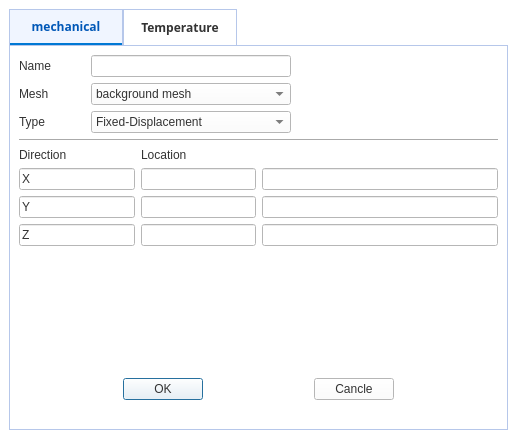
<?xml version="1.0" encoding="UTF-8"?>
<ui version="4.0">
 <class>BoundaryDlg</class>
 <widget class="QDialog" name="BoundaryDlg">
  <property name="geometry">
   <rect>
    <x>0</x>
    <y>0</y>
    <width>517</width>
    <height>439</height>
   </rect>
  </property>
  <property name="windowTitle">
   <string>Dialog</string>
  </property>
  <property name="styleSheet">
   <string notr="true">background-color: rgb(255, 255, 255);</string>
  </property>
  <layout class="QVBoxLayout" name="verticalLayout_4">
   <property name="spacing">
    <number>0</number>
   </property>
   <property name="leftMargin">
    <number>0</number>
   </property>
   <property name="topMargin">
    <number>0</number>
   </property>
   <property name="rightMargin">
    <number>0</number>
   </property>
   <property name="bottomMargin">
    <number>0</number>
   </property>
   <item>
    <widget class="QWidget" name="mainContainer" native="true">
     <property name="styleSheet">
      <string notr="true">color: #333333;
font: 700 9pt &quot;Yu Gothic&quot;;</string>
     </property>
     <layout class="QVBoxLayout" name="verticalLayout_2">
      <item>
       <widget class="QTabWidget" name="tabWidget">
        <property name="font">
         <font>
          <family>Yu Gothic</family>
          <pointsize>9</pointsize>
          <italic>false</italic>
          <bold>true</bold>
         </font>
        </property>
        <property name="styleSheet">
         <string notr="true">QTabWidget::pane {
    border: 1px solid #b6c7ea;
    background: #f5f5f5;
}


QTabBar::tab {
    background: white;
    color: #333333;
    padding: 8px 16px;
    margin: 0px;
    font-size: 9pt;
    font-family: &quot;Yu Gothic&quot;, &quot;Segoe UI&quot;;
    border: 1px solid #b6c7ea;
    border-bottom: 1px solid transparent;
    min-width: 80px;
    text-align: center;
}

QTabBar::tab:selected {
    background: #f0f5ff;
    color: #0057b7;
    font-weight: bold;
    border-bottom: 2px solid #0078d4;
}

QTabBar::tab:hover {
    background: #f8f8f8;
    color: #222222;
}

QTabBar::tab:selected:hover {
    background: #e6f0ff;
}</string>
        </property>
        <property name="currentIndex">
         <number>0</number>
        </property>
        <widget class="QWidget" name="tab">
         <attribute name="title">
          <string>mechanical</string>
         </attribute>
         <layout class="QVBoxLayout" name="verticalLayout_8">
          <item>
           <layout class="QVBoxLayout" name="verticalLayout_7">
            <item>
             <layout class="QHBoxLayout" name="horizontalLayout_4">
              <item>
               <layout class="QVBoxLayout" name="verticalLayout">
                <property name="spacing">
                 <number>6</number>
                </property>
                <item>
                 <layout class="QHBoxLayout" name="horizontalLayout_14">
                  <property name="spacing">
                   <number>40</number>
                  </property>
                  <item>
                   <widget class="QLabel" name="label_11">
                    <property name="text">
                     <string>Name</string>
                    </property>
                   </widget>
                  </item>
                  <item>
                   <widget class="QLineEdit" name="lineEdit_name">
                    <property name="minimumSize">
                     <size>
                      <width>200</width>
                      <height>0</height>
                     </size>
                    </property>
                    <property name="maximumSize">
                     <size>
                      <width>200</width>
                      <height>16777215</height>
                     </size>
                    </property>
                   </widget>
                  </item>
                 </layout>
                </item>
                <item>
                 <layout class="QHBoxLayout" name="horizontalLayout_6">
                  <item>
                   <widget class="QLabel" name="label_6">
                    <property name="text">
                     <string>Mesh</string>
                    </property>
                   </widget>
                  </item>
                  <item>
                   <widget class="QComboBox" name="comboBox_type_2">
                    <property name="minimumSize">
                     <size>
                      <width>200</width>
                      <height>0</height>
                     </size>
                    </property>
                    <property name="maximumSize">
                     <size>
                      <width>200</width>
                      <height>16777215</height>
                     </size>
                    </property>
                    <item>
                     <property name="text">
                      <string>background mesh</string>
                     </property>
                    </item>
                   </widget>
                  </item>
                 </layout>
                </item>
                <item>
                 <layout class="QHBoxLayout" name="horizontalLayout_3">
                  <item>
                   <widget class="QLabel" name="label_3">
                    <property name="text">
                     <string>Type</string>
                    </property>
                   </widget>
                  </item>
                  <item>
                   <widget class="QComboBox" name="comboBox_type">
                    <property name="minimumSize">
                     <size>
                      <width>200</width>
                      <height>0</height>
                     </size>
                    </property>
                    <property name="maximumSize">
                     <size>
                      <width>200</width>
                      <height>16777215</height>
                     </size>
                    </property>
                    <item>
                     <property name="text">
                      <string>Fixed-Displacement</string>
                     </property>
                    </item>
                    <item>
                     <property name="text">
                      <string>Zero-Velocity</string>
                     </property>
                    </item>
                   </widget>
                  </item>
                 </layout>
                </item>
               </layout>
              </item>
              <item>
               <spacer name="horizontalSpacer">
                <property name="orientation">
                 <enum>Qt::Horizontal</enum>
                </property>
                <property name="sizeHint" stdset="0">
                 <size>
                  <width>40</width>
                  <height>20</height>
                 </size>
                </property>
               </spacer>
              </item>
             </layout>
            </item>
            <item>
             <widget class="Line" name="line">
              <property name="orientation">
               <enum>Qt::Horizontal</enum>
              </property>
             </widget>
            </item>
            <item>
             <layout class="QHBoxLayout" name="horizontalLayout_2">
              <item>
               <layout class="QHBoxLayout" name="horizontalLayout">
                <item>
                 <layout class="QVBoxLayout" name="verticalLayout_3">
                  <property name="spacing">
                   <number>6</number>
                  </property>
                  <item>
                   <widget class="QLabel" name="label">
                    <property name="maximumSize">
                     <size>
                      <width>16777215</width>
                      <height>20</height>
                     </size>
                    </property>
                    <property name="text">
                     <string>Direction</string>
                    </property>
                   </widget>
                  </item>
                  <item>
                   <widget class="QLineEdit" name="lineEdit_x">
                    <property name="text">
                     <string>X</string>
                    </property>
                   </widget>
                  </item>
                  <item>
                   <widget class="QLineEdit" name="lineEdit_y">
                    <property name="text">
                     <string>Y</string>
                    </property>
                   </widget>
                  </item>
                  <item>
                   <widget class="QLineEdit" name="lineEdit_z">
                    <property name="text">
                     <string>Z</string>
                    </property>
                   </widget>
                  </item>
                 </layout>
                </item>
                <item>
                 <layout class="QVBoxLayout" name="verticalLayout_5">
                  <item>
                   <widget class="QLabel" name="label_4">
                    <property name="maximumSize">
                     <size>
                      <width>16777215</width>
                      <height>20</height>
                     </size>
                    </property>
                    <property name="text">
                     <string>Location</string>
                    </property>
                   </widget>
                  </item>
                  <item>
                   <widget class="QLineEdit" name="lineEdit_xmin"/>
                  </item>
                  <item>
                   <widget class="QLineEdit" name="lineEdit_ymin"/>
                  </item>
                  <item>
                   <widget class="QLineEdit" name="lineEdit_zmin"/>
                  </item>
                 </layout>
                </item>
               </layout>
              </item>
              <item>
               <layout class="QVBoxLayout" name="verticalLayout_6">
                <property name="spacing">
                 <number>6</number>
                </property>
                <item>
                 <widget class="QLabel" name="label_5">
                  <property name="maximumSize">
                   <size>
                    <width>16777215</width>
                    <height>20</height>
                   </size>
                  </property>
                  <property name="text">
                   <string/>
                  </property>
                 </widget>
                </item>
                <item>
                 <widget class="QLineEdit" name="lineEdit_xmax"/>
                </item>
                <item>
                 <widget class="QLineEdit" name="lineEdit_ymax"/>
                </item>
                <item>
                 <widget class="QLineEdit" name="lineEdit_zmax"/>
                </item>
               </layout>
              </item>
             </layout>
            </item>
            <item>
             <spacer name="verticalSpacer">
              <property name="orientation">
               <enum>Qt::Vertical</enum>
              </property>
              <property name="sizeHint" stdset="0">
               <size>
                <width>20</width>
                <height>40</height>
               </size>
              </property>
             </spacer>
            </item>
            <item>
             <layout class="QHBoxLayout" name="horizontalLayout_5">
              <property name="bottomMargin">
               <number>20</number>
              </property>
              <item>
               <spacer name="horizontalSpacer_2">
                <property name="orientation">
                 <enum>Qt::Horizontal</enum>
                </property>
                <property name="sizeHint" stdset="0">
                 <size>
                  <width>40</width>
                  <height>20</height>
                 </size>
                </property>
               </spacer>
              </item>
              <item>
               <widget class="QPushButton" name="pushButton_OK_mechanical">
                <property name="text">
                 <string>OK</string>
                </property>
               </widget>
              </item>
              <item>
               <spacer name="horizontalSpacer_3">
                <property name="orientation">
                 <enum>Qt::Horizontal</enum>
                </property>
                <property name="sizeHint" stdset="0">
                 <size>
                  <width>40</width>
                  <height>20</height>
                 </size>
                </property>
               </spacer>
              </item>
              <item>
               <widget class="QPushButton" name="pushButton_cancle">
                <property name="text">
                 <string>Cancle</string>
                </property>
               </widget>
              </item>
              <item>
               <spacer name="horizontalSpacer_4">
                <property name="orientation">
                 <enum>Qt::Horizontal</enum>
                </property>
                <property name="sizeHint" stdset="0">
                 <size>
                  <width>40</width>
                  <height>20</height>
                 </size>
                </property>
               </spacer>
              </item>
             </layout>
            </item>
           </layout>
          </item>
         </layout>
        </widget>
        <widget class="QWidget" name="tab_2">
         <attribute name="title">
          <string>Temperature</string>
         </attribute>
         <layout class="QVBoxLayout" name="verticalLayout_23">
          <item>
           <layout class="QVBoxLayout" name="verticalLayout_22" stretch="1,0">
            <item>
             <layout class="QVBoxLayout" name="verticalLayout_21" stretch="0,1,0">
              <property name="spacing">
               <number>0</number>
              </property>
              <item>
               <layout class="QVBoxLayout" name="verticalLayout_10">
                <property name="spacing">
                 <number>10</number>
                </property>
                <item>
                 <layout class="QHBoxLayout" name="horizontalLayout_15">
                  <property name="spacing">
                   <number>30</number>
                  </property>
                  <property name="bottomMargin">
                   <number>2</number>
                  </property>
                  <item>
                   <widget class="QLabel" name="label_12">
                    <property name="minimumSize">
                     <size>
                      <width>70</width>
                      <height>0</height>
                     </size>
                    </property>
                    <property name="maximumSize">
                     <size>
                      <width>70</width>
                      <height>16777215</height>
                     </size>
                    </property>
                    <property name="text">
                     <string>Name</string>
                    </property>
                   </widget>
                  </item>
                  <item>
                   <widget class="QLineEdit" name="lineEdit_name_2">
                    <property name="minimumSize">
                     <size>
                      <width>200</width>
                      <height>0</height>
                     </size>
                    </property>
                    <property name="maximumSize">
                     <size>
                      <width>200</width>
                      <height>16777215</height>
                     </size>
                    </property>
                   </widget>
                  </item>
                  <item>
                   <spacer name="horizontalSpacer_12">
                    <property name="orientation">
                     <enum>Qt::Horizontal</enum>
                    </property>
                    <property name="sizeHint" stdset="0">
                     <size>
                      <width>40</width>
                      <height>20</height>
                     </size>
                    </property>
                   </spacer>
                  </item>
                 </layout>
                </item>
               </layout>
              </item>
              <item>
               <widget class="Line" name="line_3">
                <property name="orientation">
                 <enum>Qt::Horizontal</enum>
                </property>
               </widget>
              </item>
              <item>
               <layout class="QVBoxLayout" name="verticalLayout_20" stretch="0,1">
                <item>
                 <layout class="QHBoxLayout" name="horizontalLayout_13">
                  <property name="spacing">
                   <number>30</number>
                  </property>
                  <property name="bottomMargin">
                   <number>0</number>
                  </property>
                  <item>
                   <widget class="QLabel" name="label_15">
                    <property name="minimumSize">
                     <size>
                      <width>50</width>
                      <height>0</height>
                     </size>
                    </property>
                    <property name="maximumSize">
                     <size>
                      <width>50</width>
                      <height>16777215</height>
                     </size>
                    </property>
                    <property name="text">
                     <string/>
                    </property>
                   </widget>
                  </item>
                  <item>
                   <widget class="QLabel" name="label_16">
                    <property name="minimumSize">
                     <size>
                      <width>120</width>
                      <height>0</height>
                     </size>
                    </property>
                    <property name="maximumSize">
                     <size>
                      <width>120</width>
                      <height>16777215</height>
                     </size>
                    </property>
                    <property name="text">
                     <string>Boundary Type</string>
                    </property>
                   </widget>
                  </item>
                  <item>
                   <widget class="QLabel" name="label_17">
                    <property name="minimumSize">
                     <size>
                      <width>100</width>
                      <height>0</height>
                     </size>
                    </property>
                    <property name="maximumSize">
                     <size>
                      <width>100</width>
                      <height>16777215</height>
                     </size>
                    </property>
                    <property name="text">
                     <string>Value</string>
                    </property>
                   </widget>
                  </item>
                 </layout>
                </item>
                <item>
                 <layout class="QVBoxLayout" name="verticalLayout_19">
                  <property name="spacing">
                   <number>15</number>
                  </property>
                  <item>
                   <layout class="QHBoxLayout" name="horizontalLayout_18">
                    <property name="spacing">
                     <number>30</number>
                    </property>
                    <item>
                     <widget class="QLabel" name="label_7">
                      <property name="minimumSize">
                       <size>
                        <width>50</width>
                        <height>0</height>
                       </size>
                      </property>
                      <property name="maximumSize">
                       <size>
                        <width>50</width>
                        <height>16777215</height>
                       </size>
                      </property>
                      <property name="text">
                       <string>Xmin</string>
                      </property>
                     </widget>
                    </item>
                    <item>
                     <widget class="QComboBox" name="comboBox_xmin">
                      <property name="minimumSize">
                       <size>
                        <width>120</width>
                        <height>0</height>
                       </size>
                      </property>
                      <property name="maximumSize">
                       <size>
                        <width>120</width>
                        <height>16777215</height>
                       </size>
                      </property>
                      <item>
                       <property name="text">
                        <string>zero_gradient</string>
                       </property>
                      </item>
                      <item>
                       <property name="text">
                        <string>fixed_value</string>
                       </property>
                      </item>
                     </widget>
                    </item>
                    <item>
                     <widget class="QLineEdit" name="lineEdit_xmin_value">
                      <property name="minimumSize">
                       <size>
                        <width>100</width>
                        <height>0</height>
                       </size>
                      </property>
                      <property name="maximumSize">
                       <size>
                        <width>100</width>
                        <height>16777215</height>
                       </size>
                      </property>
                     </widget>
                    </item>
                   </layout>
                  </item>
                  <item>
                   <layout class="QHBoxLayout" name="horizontalLayout_19">
                    <property name="spacing">
                     <number>30</number>
                    </property>
                    <item>
                     <widget class="QLabel" name="label_8">
                      <property name="minimumSize">
                       <size>
                        <width>50</width>
                        <height>0</height>
                       </size>
                      </property>
                      <property name="maximumSize">
                       <size>
                        <width>50</width>
                        <height>16777215</height>
                       </size>
                      </property>
                      <property name="text">
                       <string>Xmax</string>
                      </property>
                     </widget>
                    </item>
                    <item>
                     <widget class="QComboBox" name="comboBox_xmax">
                      <property name="minimumSize">
                       <size>
                        <width>120</width>
                        <height>0</height>
                       </size>
                      </property>
                      <property name="maximumSize">
                       <size>
                        <width>120</width>
                        <height>16777215</height>
                       </size>
                      </property>
                      <item>
                       <property name="text">
                        <string>zero_gradient</string>
                       </property>
                      </item>
                      <item>
                       <property name="text">
                        <string>fixed_value</string>
                       </property>
                      </item>
                     </widget>
                    </item>
                    <item>
                     <widget class="QLineEdit" name="lineEdit_xmax_value">
                      <property name="minimumSize">
                       <size>
                        <width>100</width>
                        <height>0</height>
                       </size>
                      </property>
                      <property name="maximumSize">
                       <size>
                        <width>100</width>
                        <height>16777215</height>
                       </size>
                      </property>
                     </widget>
                    </item>
                   </layout>
                  </item>
                  <item>
                   <layout class="QHBoxLayout" name="horizontalLayout_20">
                    <property name="spacing">
                     <number>30</number>
                    </property>
                    <item>
                     <widget class="QLabel" name="label_9">
                      <property name="minimumSize">
                       <size>
                        <width>50</width>
                        <height>0</height>
                       </size>
                      </property>
                      <property name="maximumSize">
                       <size>
                        <width>50</width>
                        <height>16777215</height>
                       </size>
                      </property>
                      <property name="text">
                       <string>Ymin</string>
                      </property>
                     </widget>
                    </item>
                    <item>
                     <widget class="QComboBox" name="comboBox_ymin">
                      <property name="minimumSize">
                       <size>
                        <width>120</width>
                        <height>0</height>
                       </size>
                      </property>
                      <property name="maximumSize">
                       <size>
                        <width>120</width>
                        <height>16777215</height>
                       </size>
                      </property>
                      <item>
                       <property name="text">
                        <string>zero_gradient</string>
                       </property>
                      </item>
                      <item>
                       <property name="text">
                        <string>fixed_value</string>
                       </property>
                      </item>
                     </widget>
                    </item>
                    <item>
                     <widget class="QLineEdit" name="lineEdit_ymin_value">
                      <property name="minimumSize">
                       <size>
                        <width>100</width>
                        <height>0</height>
                       </size>
                      </property>
                      <property name="maximumSize">
                       <size>
                        <width>100</width>
                        <height>16777215</height>
                       </size>
                      </property>
                     </widget>
                    </item>
                   </layout>
                  </item>
                  <item>
                   <layout class="QHBoxLayout" name="horizontalLayout_21">
                    <property name="spacing">
                     <number>30</number>
                    </property>
                    <item>
                     <widget class="QLabel" name="label_10">
                      <property name="minimumSize">
                       <size>
                        <width>50</width>
                        <height>0</height>
                       </size>
                      </property>
                      <property name="maximumSize">
                       <size>
                        <width>50</width>
                        <height>16777215</height>
                       </size>
                      </property>
                      <property name="text">
                       <string>Ymax</string>
                      </property>
                     </widget>
                    </item>
                    <item>
                     <widget class="QComboBox" name="comboBox_ymax">
                      <property name="minimumSize">
                       <size>
                        <width>120</width>
                        <height>0</height>
                       </size>
                      </property>
                      <property name="maximumSize">
                       <size>
                        <width>120</width>
                        <height>16777215</height>
                       </size>
                      </property>
                      <item>
                       <property name="text">
                        <string>zero_gradient</string>
                       </property>
                      </item>
                      <item>
                       <property name="text">
                        <string>fixed_value</string>
                       </property>
                      </item>
                     </widget>
                    </item>
                    <item>
                     <widget class="QLineEdit" name="lineEdit_ymax_value">
                      <property name="minimumSize">
                       <size>
                        <width>100</width>
                        <height>0</height>
                       </size>
                      </property>
                      <property name="maximumSize">
                       <size>
                        <width>100</width>
                        <height>16777215</height>
                       </size>
                      </property>
                     </widget>
                    </item>
                   </layout>
                  </item>
                  <item>
                   <layout class="QHBoxLayout" name="horizontalLayout_22">
                    <property name="spacing">
                     <number>30</number>
                    </property>
                    <item>
                     <widget class="QLabel" name="label_13">
                      <property name="minimumSize">
                       <size>
                        <width>50</width>
                        <height>0</height>
                       </size>
                      </property>
                      <property name="maximumSize">
                       <size>
                        <width>50</width>
                        <height>16777215</height>
                       </size>
                      </property>
                      <property name="text">
                       <string>Zmin</string>
                      </property>
                     </widget>
                    </item>
                    <item>
                     <widget class="QComboBox" name="comboBox_zmin">
                      <property name="minimumSize">
                       <size>
                        <width>120</width>
                        <height>0</height>
                       </size>
                      </property>
                      <property name="maximumSize">
                       <size>
                        <width>120</width>
                        <height>16777215</height>
                       </size>
                      </property>
                      <item>
                       <property name="text">
                        <string>zero_gradient</string>
                       </property>
                      </item>
                      <item>
                       <property name="text">
                        <string>fixed_value</string>
                       </property>
                      </item>
                     </widget>
                    </item>
                    <item>
                     <widget class="QLineEdit" name="lineEdit_zmin_value">
                      <property name="minimumSize">
                       <size>
                        <width>100</width>
                        <height>0</height>
                       </size>
                      </property>
                      <property name="maximumSize">
                       <size>
                        <width>100</width>
                        <height>16777215</height>
                       </size>
                      </property>
                     </widget>
                    </item>
                   </layout>
                  </item>
                  <item>
                   <layout class="QHBoxLayout" name="horizontalLayout_23">
                    <property name="spacing">
                     <number>30</number>
                    </property>
                    <item>
                     <widget class="QLabel" name="label_14">
                      <property name="minimumSize">
                       <size>
                        <width>50</width>
                        <height>0</height>
                       </size>
                      </property>
                      <property name="maximumSize">
                       <size>
                        <width>50</width>
                        <height>16777215</height>
                       </size>
                      </property>
                      <property name="text">
                       <string>Zmax</string>
                      </property>
                     </widget>
                    </item>
                    <item>
                     <widget class="QComboBox" name="comboBox_zmax">
                      <property name="minimumSize">
                       <size>
                        <width>120</width>
                        <height>0</height>
                       </size>
                      </property>
                      <property name="maximumSize">
                       <size>
                        <width>120</width>
                        <height>16777215</height>
                       </size>
                      </property>
                      <item>
                       <property name="text">
                        <string>zero_gradient</string>
                       </property>
                      </item>
                      <item>
                       <property name="text">
                        <string>fixed_value</string>
                       </property>
                      </item>
                     </widget>
                    </item>
                    <item>
                     <widget class="QLineEdit" name="lineEdit_zmax_value">
                      <property name="minimumSize">
                       <size>
                        <width>100</width>
                        <height>0</height>
                       </size>
                      </property>
                      <property name="maximumSize">
                       <size>
                        <width>100</width>
                        <height>16777215</height>
                       </size>
                      </property>
                     </widget>
                    </item>
                   </layout>
                  </item>
                 </layout>
                </item>
               </layout>
              </item>
             </layout>
            </item>
            <item>
             <layout class="QHBoxLayout" name="horizontalLayout_24">
              <item>
               <spacer name="horizontalSpacer_9">
                <property name="orientation">
                 <enum>Qt::Horizontal</enum>
                </property>
                <property name="sizeHint" stdset="0">
                 <size>
                  <width>40</width>
                  <height>20</height>
                 </size>
                </property>
               </spacer>
              </item>
              <item>
               <widget class="QPushButton" name="pushButton_OK_Temperature">
                <property name="text">
                 <string>OK</string>
                </property>
               </widget>
              </item>
              <item>
               <spacer name="horizontalSpacer_10">
                <property name="orientation">
                 <enum>Qt::Horizontal</enum>
                </property>
                <property name="sizeHint" stdset="0">
                 <size>
                  <width>40</width>
                  <height>20</height>
                 </size>
                </property>
               </spacer>
              </item>
              <item>
               <widget class="QPushButton" name="pushButton_cancel_2">
                <property name="text">
                 <string>Cancle</string>
                </property>
               </widget>
              </item>
              <item>
               <spacer name="horizontalSpacer_11">
                <property name="orientation">
                 <enum>Qt::Horizontal</enum>
                </property>
                <property name="sizeHint" stdset="0">
                 <size>
                  <width>40</width>
                  <height>20</height>
                 </size>
                </property>
               </spacer>
              </item>
             </layout>
            </item>
           </layout>
          </item>
         </layout>
        </widget>
       </widget>
      </item>
     </layout>
    </widget>
   </item>
  </layout>
 </widget>
 <resources/>
 <connections/>
</ui>
